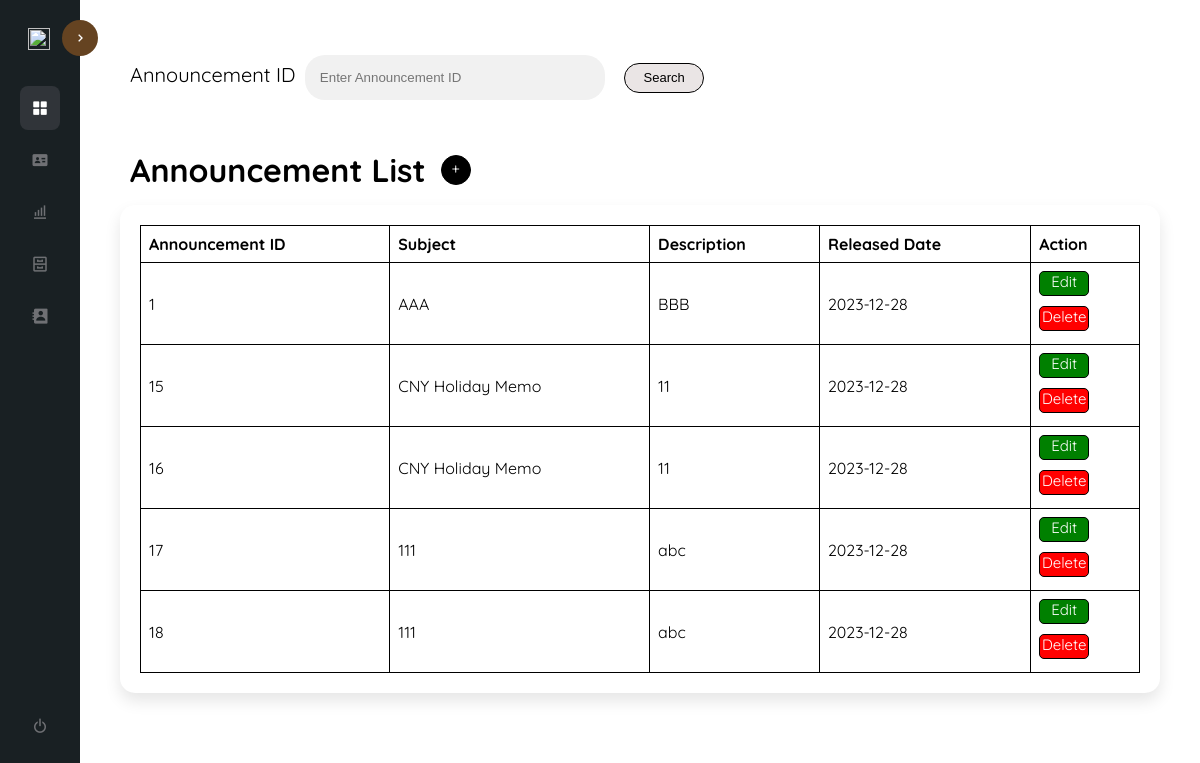
Screenshot of /announcement.php with the database file from the repository.
### tables this page shows
CREATE TABLE `announcements` (
  `announcement_id` int(11) NOT NULL,
  `subject` varchar(255) NOT NULL,
  `description` varchar(2000) NOT NULL,
  `date_of_release` date NOT NULL
);

### announcement.php (the view, shortened to what this page needs)
<html lang="en">
<head>
   <link rel="stylesheet" href="css/style.css" />
   <link href='https://unpkg.com/boxicons@2.1.4/css/boxicons.min.css' rel='stylesheet'>
</head>
<body>
    <?php
    include("sidebar.php");
    ?>
    <div class="content-container">
    <div class="search_container">
         <form method="POST" action="">
            <div class="textbox-container">
               <label for="announcement_id" class="leave_label1" style="margin-left:10px">Announcement ID</label>
               <input type="text" id="announcement_id" name="search_announcement_id" placeholder="Enter Announcement ID">
               <button type="submit" class="btnsearch" name="searchButton">Search</button>
            </div>
         </form>
    </div><br>
      <div class="title-btn">
        <h1 class="title" style="margin-left:10px">Announcement List</h1>
        <a href="add_announcement.php" class="btnsearch2">+</a>
      </div>
        <div class="announcement-box" style="background-color: #fff;padding: 20px;border-radius: 15px;box-shadow: 0 8px 16px rgba(0, 0, 0, 0.1);">
         <?php
         include("connect.php");
         if (isset($_POST['search_announcement_id']) ) {
            $search_announcement_id = $_POST['search_announcement_id'];
            $sql = "SELECT * FROM announcements WHERE 1";
            if (!empty($search_announcement_id)) {
               $sql .= " AND announcement_id = '$search_announcement_id'";
            }
         }
         else {
            $sql = "SELECT * FROM announcements";
         }
         $result = $conn->query($sql);
         if ($result->num_rows > 0) {
            echo "<table border='1'>";
            echo "<thead>";
            echo "<tr><th>Announcement ID</th><th>Subject</th><th>Description</th><th>Released Date</th><th>Action</th></tr>";
            echo "</thead>";
            echo "<tbody>";
            while ($row = $result->fetch_assoc()) {
               echo "<tr><td>" . $row["announcement_id"];
               echo "</td><td>" . $row["subject"];
               echo "</td><td>" . $row["description"];
               echo "</td><td>" . $row["date_of_release"];
               echo "</td><td>
                     <div class='btn-group'>
                        <a href='edit_announcement.php?announcement_id=$row[announcement_id]
                        & subject=$row[subject] & description=$row[description]
                        & date_of_release=$row[date_of_release]' class='btn1' value='Edit'>Edit</a>
                        <a href='announcement.php?announcement_id=$row[announcement_id]' class='btn2' value='Delete'>Delete</a>
                     </div>";
               echo "</td></tr>";
            }
            echo "</tbody>";
            echo "</table>";
         } else {
            echo "No results found";
         }
      ?>
        </div>
    </div>
</body>
</html>

### assets/css/style.css (style rules this page uses)
:root { --p-color: #192023; --s-color: #303439; --bradius: .5rem; }
* { margin: 0; padding: 0; box-sizing: border-box; }
body { font-family: 'Quicksand', sans-serif; }
a { text-decoration: none; color: inherit; }
.content-container { width: calc(100% - 5rem); margin: 0 0 0 auto; padding: 2.5rem; transition: width .5s; }
.search_container { display: flex; padding-top: 10px; }
input[type=text] { width: 300px; padding: 15px; margin: 5px 0 0 0; display: inline-block; border: none; background: #f1f1f1; border-radius: 20px; }
.leave_label1 { font-size: 20px; padding-top: 13px; padding-right: 5px; }
.btnsearch, .btnsearch2 { height: 30px; width: 80px; font-size: 13px; margin-left: 15px; background-color: rgb(234, 229, 229); border: 1px solid rgb(0, 0, 0); border-radius: 20px; cursor: pointer; }
.btnsearch2 { margin-left: 15px; margin-top: 35px; display: inline-block; font-size: 15px; height: 30px; width: auto; text-align: center; padding: 3px 10px; background-color: rgb(0, 0, 0); color: white; }
.title-btn { display: flex; flex-direction: row; }
table { border-collapse: collapse; width: 100%; }
td, th { border: 1px solid #000000; text-align: left; padding: 8px; }
.title { text-align: left; margin-top: 30px; margin-bottom: 15px; }
.btn-group .btn1, .btn-group .btn2 { height: 25px; width: 50px; display: block; border: 1px solid black; color: white; cursor: pointer; border-radius: 5px; text-align: center; font-size: 15px; }
.btn1 { margin-bottom: 10px; background-color: green; }
.btn2 { margin-bottom: 5px; background-color: red; }

### rows the page displays
announcements: announcement_id "1", subject "AAA", description "BBB", date_of_release "2023-12-28"
announcements: announcement_id "15", subject "CNY Holiday Memo", description "11", date_of_release "2023-12-28"
announcements: announcement_id "16", subject "CNY Holiday Memo", description "11", date_of_release "2023-12-28"
announcements: announcement_id "17", subject "111", description "abc", date_of_release "2023-12-28"
announcements: announcement_id "18", subject "111", description "abc", date_of_release "2023-12-28"
